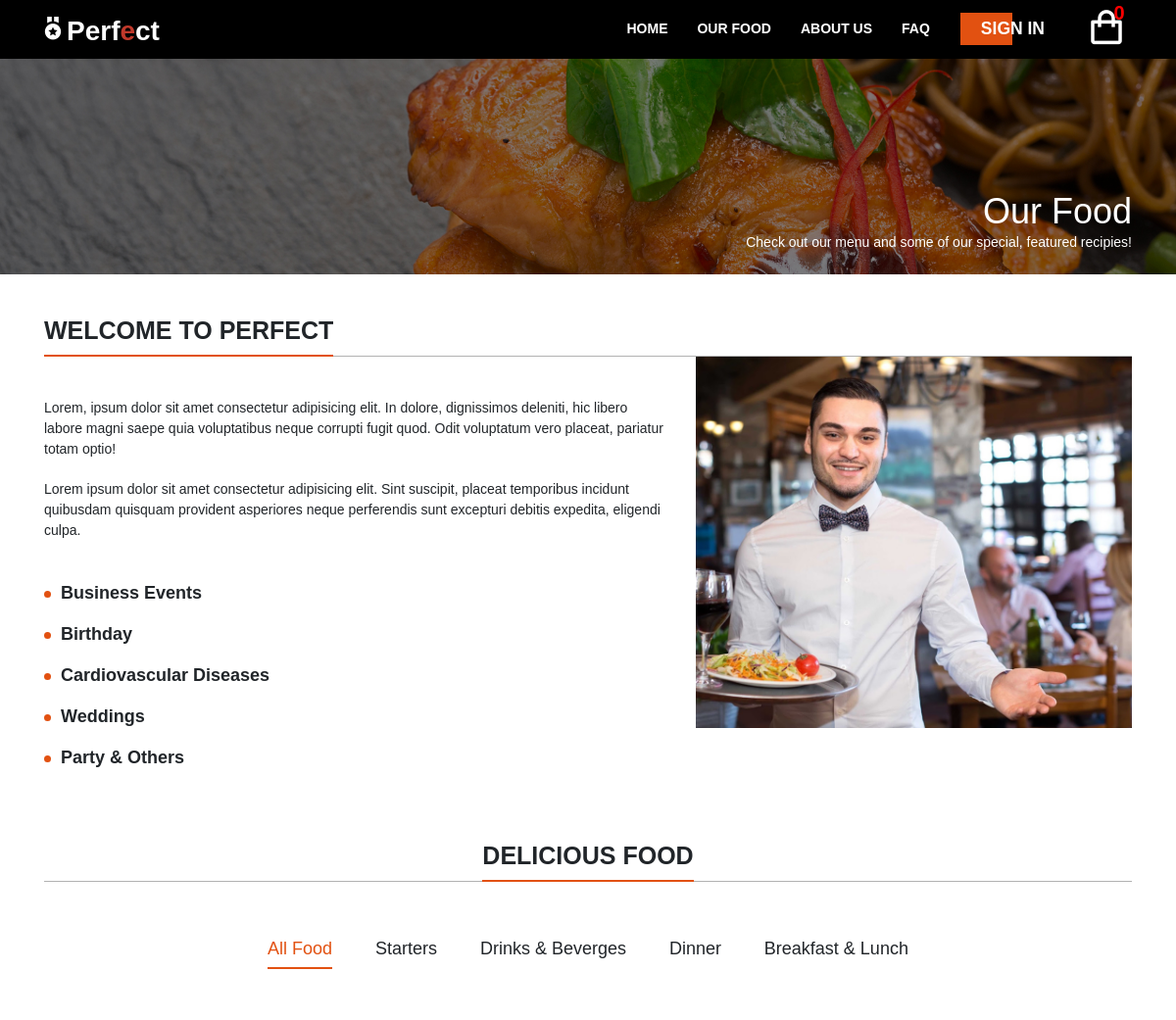
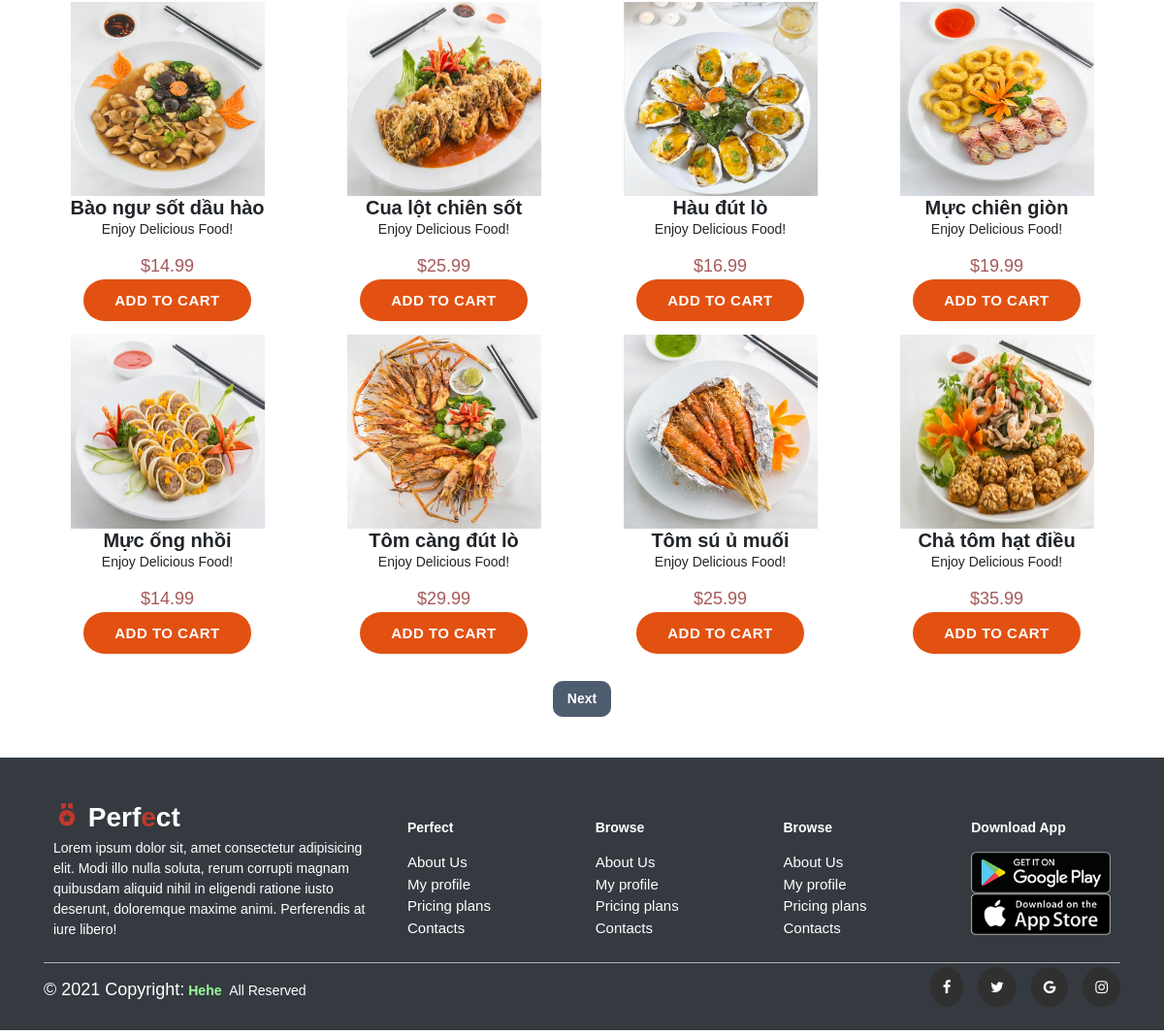
/home.php?page=products, run on the app's committed database (2 pictures, top to bottom).
### tables this page shows
CREATE TABLE IF NOT EXISTS `products` (
	`id` int(10) primary key AUTO_INCREMENT not null,
	`name` varchar(200) NOT NULL,
	`desc` text NOT NULL,
	`price` decimal(7,2) NOT NULL,
	`rrp` decimal(7,2) NOT NULL DEFAULT '0.00',
	`quantity` int(11) NOT NULL,
	`img` text NOT NULL,
	`date_added` datetime NOT NULL DEFAULT CURRENT_TIMESTAMP
);

### home.php (called while the page is built, shortened)
<?php
include 'functions.php';
$page = isset($_GET['page']) &&
file_exists($_GET['page'] . '.php') ? $_GET['page'] : 'index';
include $page . '.php';
?>

### products.php (the view, shortened to what this page needs)
<?php
$num_products_on_each_page = 8;
$current_page = isset($_GET['p']) && is_numeric($_GET['p']) ? (int)$_GET['p'] : 1;
$stmt = $pdo->prepare('SELECT * FROM products ORDER BY date_added DESC LIMIT ?,?');
$stmt->bindValue(1, ($current_page - 1) * $num_products_on_each_page, PDO::PARAM_INT);
$stmt->bindValue(2, $num_products_on_each_page, PDO::PARAM_INT);
$stmt->execute();
$products = $stmt->fetchAll(PDO::FETCH_ASSOC);
$total_products = $pdo->query('SELECT * FROM products')->rowCount();
?>
<!DOCTYPE html>
<html lang="en">
<head>
    <link rel="stylesheet" href="https://maxcdn.bootstrapcdn.com/bootstrap/4.5.0/css/bootstrap.min.css">
    <link rel="stylesheet" href="https://cdnjs.cloudflare.com/ajax/libs/font-awesome/4.7.0/css/font-awesome.min.css">
    <link rel="stylesheet" href="https://cdnjs.cloudflare.com/ajax/libs/OwlCarousel2/2.3.4/assets/owl.carousel.min.css" />
    <link href='https://unpkg.com/boxicons@2.0.7/css/boxicons.min.css' rel='stylesheet'>
    <link rel="stylesheet" href="css/style.css">
    <link rel="stylesheet" href="css/loader.css">
</head>
<body>
<?=template_navbar()?>
<section id="page_header">
    <div class="page_title">
        <div class="container">
            <div class="row">
                <div class="col-md-12">
                    <h2 class="title">Our Food</h2>
                    <p>Check out our menu and some of our special, featured recipies!</p>
                </div>
            </div>
        </div>
    </div>
</section>
<section id = "welcome">
    <div class = "container pt-5">
        <div class = "row">
            <div class = "col-md-12">
                <h2 class = "heading">Welcome to PERFECT</h2>
                <hr class = "heading_space">
            </div>
            <div class = "col-md-7 col-sm-6 pt-5">
                <p class = "half_space">Lorem, ipsum dolor sit amet consectetur adipisicing elit. In dolore, dignissimos deleniti, hic libero labore magni saepe quia voluptatibus neque corrupti fugit quod. Odit voluptatum vero placeat, pariatur totam optio!</p>
                <p class = "half_space">Lorem ipsum dolor sit amet consectetur adipisicing elit. Sint suscipit, placeat temporibus incidunt quibusdam quisquam provident asperiores neque perferendis sunt excepturi debitis expedita, eligendi culpa.</p>
                <ul class = "welcome_list">
                    <li>Business Events</li>
                    <li>Birthday</li>
                    <li>Cardiovascular Diseases</li>
                    <li>Weddings</li>
                    <li>Party & Others</li>
                </ul>
            </div>
            <div class = "col-md-5 col-sm-6">
                <img class = "img-responsive" src = "images/welcome.jpg">
            </div>
        </div>
    </div>
</section>
<section id = "gallery">
    <div class = "container pt-5 pb-5">
        <div class = "row">
            <div class = "col-md-12 text-center">
                <h2 class = "heading">Delicious Food</h2>
                <hr class = "heading-space">
                <div class = "work-filter">
                    <ul class = "text-center">
                        <li><a href = "javascript:;" data-filter = "all" class = "active filter">All Food</a></li>
                        <li><a href = "javascript:;" data-filter = ".starters" class = "filter">Starters</a></li>
                        <li><a href = "javascript:;" data-filter = ".drinks" class = "filter">Drinks & Beverges</a></li>
                        <li><a href = "javascript:;" data-filter = ".dinner" class = "filter">Dinner</a></li>
                        <li><a href = "javascript:;" data-filter = ".lunch" class = "filter">Breakfast & Lunch</a></li>
                    </ul>
                </div>
            </div>
        </div>
        <div class = "row pt-3">
            <?php foreach ($products as $product): ?>
            <div class = "col-md-3 col-sm-6 col-12 text-center pb-3">
                <div class = "container">
                    <div class = "item-food">
                        <div class = "image">
                        <a href = "home.php?page=product&id=<?=$product['id']?>"><img src="images/<?=$product['img']?>" alt="<?=$product['name']?>">
                            </a>
                        </div>
                        <a href = "home.php?page=product&id=<?=$product['id']?>"><h3><?=$product['name']?></h3></a>
                        <p>Enjoy Delicious Food!</p>
                    </div>
                    <span style = "font-size: 18px; color: rgb(165, 89, 89); padding-bottom: 5px; padding-bottom: 5px;">&dollar;<?=$product['price']?></span><br>
                    <form action="home.php?page=cart" method="post">
                        <input type="submit" value="Add To Cart" class = "btn-common-white page-scroll">
                    </form>
                </div>
            </div>
            <?php endforeach; ?>
        </div>
        <div class = "row pt-3">
            <div class = "col-md-12 text-center">
                <div class="buttons">
                    <?php if ($total_products > ($current_page * $num_products_on_each_page) - $num_products_on_each_page + count($products)): ?>
                    <a href="home.php?page=products&p=<?=$current_page+1?>#gallery">Next</a>
                    <?php endif; ?>
                </div>
            </div>
        </div>
    </div>
</section>
<?=template_footer()?>
</body>
</html>

### functions.php (shortened to what this page needs)
<?php
function template_footer() {
$year = date('Y');
echo <<<EOT
<div class = "footer bg-dark">
    <div class = "container bg-dark pt-5">
        <div class = "row">
            <div class = "col-xl-4 col-lg-3 col-md-6 col-sm-12 text-white">
                <div class = "content">
                    <a href = "#" class = "logo" data-aos = "slide-right">
                        <i class = "bx bxs-medal bx-tada main-color"></i>
                        Perf<span class = "main-color">e</span>ct
                    </a>
                    <p data-aos = "slide-right">Lorem ipsum dolor sit, amet
                         consectetur adipisicing elit. Modi illo nulla soluta,
                         rerum corrupti magnam quibusdam aliquid nihil
                         in eligendi ratione iusto deserunt, doloremque
                         maxime animi. Perferendis at iure libero!</p>
                </div>
            </div>
            <div class = "col-xl-8 col-lg-9 col-md-6 col-sm-12 pl-0 text-white">
                <div class = "row">
                    <div class = "col-xl-3 col-lg-3 col-md-6 col-sm-6">
                        <div class = "content">
                            <p><b>Perfect</b></p>
                            <ul class = "footer-menu">
                                <li><a href = "#">About Us</a></li>
                                <li><a href = "#">My profile</a></li>
                                <li><a href = "#">Pricing plans</a></li>
                                <li><a href = "#">Contacts</a></li>
                            </ul>
                        </div>
                    </div>
                    <div class = "col-xl-3 col-lg-3 col-md-6 col-sm-6">
                        <div class = "content">
                            <p><b>Browse</b></p>
                            <ul class = "footer-menu">
                                <li><a href = "#">About Us</a></li>
                                <li><a href = "#">My profile</a></li>
                                <li><a href = "#">Pricing plans</a></li>
                                <li><a href = "#">Contacts</a></li>
                            </ul>
                        </div>
                    </div>
                    <div class = "col-xl-3 col-lg-3 col-md-6 col-sm-6">
                        <div class = "content">
                            <p><b>Browse</b></p>
                            <ul class = "footer-menu">
                                <li><a href = "#">About Us</a></li>
                                <li><a href = "#">My profile</a></li>
                                <li><a href = "#">Pricing plans</a></li>
                                <li><a href = "#">Contacts</a></li>
                            </ul>
                        </div>
                    </div>
                    <div class = "col-xl-3 col-lg-3 col-md-6 col-sm-6">
                        <div class = "content">
                            <p><b>Download App</b></p>
                            <ul class = "footer-menu">
                                <li><a href = "#"><img src = "./images/google-play.png"></a></li>
                                <li><a href = "#"><img src = "./images/app-store.png"></a></li>
                            </ul>
                        </div>
                    </div>
                </div>
            </div>
        </div>
        <hr style = "color: white; width: 100%;">
        <div class = "row copyright">
            <div class = "col-6 col-xl-6 col-lg-6 col-md-6 col-sm-6 text-white pt-3 pb-3">
                <p><a href = "#" style = "color: white; font-size: 18px;">© $year Copyright:</a>
                    <span style = "font-weight: 600"><a href = "#" style = "color: palegreen">Hehe</a></span>
                    &nbsp;All Reserved
                </p>
            </div>
            <div class = "col-6 col-xl-6 col-lg-6 col-md-6 col-sm-6 icon-head text-white pt-3 pb-3">
                <a href = "#"><span class = "social-item"><i class = "fa fa-facebook"></i></span></a>
                <a href = "#"><span class = "social-item"><i class = "fa fa-twitter"></i></span></a>
                <a href = "#"><span class = "social-item"><i class = "fa fa-google"></i></span></a>
                <a href = "#"><span class = "social-item"><i class = "fa fa-instagram"></i></span></a>
            </div>
        </div>
    </div>
</div>
EOT;
}
function template_navbar() {
$num_in_cart = isset($_SESSION['cart']) ? count($_SESSION['cart']) : 0;
echo <<<EOT
<div class = "nav-wrapper" id = "navbar_top">
    <div class = "container1">
        <div class = "nav">
            <a href = "home.php" class = "logo">
                <i class='bx bxs-medal bx-tada' ></i>Perf<span class = "main-color">e</span>ct
            </a>
            <div class = "responsive">
                <ul class = "nav-menu" id = "nav-menu">
                    <li><a href = "home.php">Home</a></li>
                    <li><a href = "#gallery">Our Food</a></li>
                    <li><a href = "#">About Us</a></li>
                    <li><a href = "#">FAQ</a></li>
                    <li>
                        <a href = "users/main_profile.php?page=login" class = "btn btn-hover">
                            <span>Sign in</span>
                        </a>
                    </li>
                </ul>
                <a href = "home.php?page=cart" class = "cart">
                    <i class='bx bx-shopping-bag'></i>
                    <span style = "font-size: 20px;">$num_in_cart</span>
                </a>
                <div class = "hamburger-menu" id = "hamburger-menu">
                    <div class="hamburger">
                    </div>
                </div>
            </div>
        </div>
    </div>
</div>
EOT;
}
?>

### data on the page
products: img (picture), name "Bào ngư sốt dầu hào", price "14.99"
products: img (picture), name "Cua lột chiên sốt", price "25.99"
products: img (picture), name "Hàu đút lò", price "16.99"
products: img (picture), name "Mực chiên giòn", price "19.99"
products: img (picture), name "Mực ống nhồi", price "14.99"
products: img (picture), name "Tôm càng đút lò", price "29.99"
products: img (picture), name "Tôm sú ủ muối", price "25.99"
products: img (picture), name "Chả tôm hạt điều", price "35.99"

### other printed values
$num_in_cart "0"
